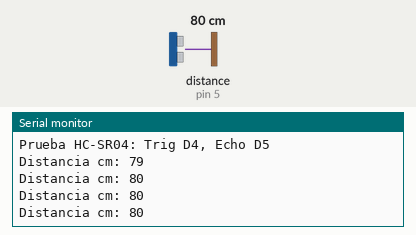
Recording of a sketch running on a simulated Arduino Uno, built with avr-gcc and run on an emulated ATmega328P. Shown: the last lines printed to the serial monitor. Wiring (inferred from the names in the program): ultrasonic range finder: trigger pin 4; echo pin 5. The test bench sets the inputs (shaded band); at power-on: distance to the obstacle (sensor on pin 5) 80 cm. The echo pulse lasts 58.3 µs per cm.

Above: at 1.2 s.
1.3 s: distance to the obstacle (sensor on pin 5) set to 2 cm
At 1.73 s:
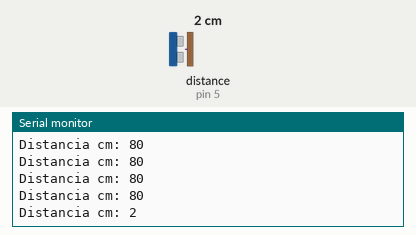
2.8 s: distance to the obstacle (sensor on pin 5) set to 4 cm
At 2.94 s:
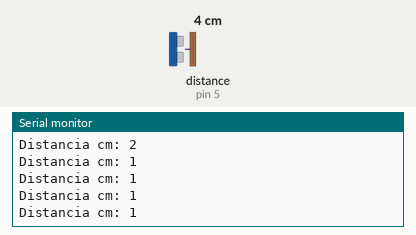
Timing chart, 0 to 5.8 s (numbered marks = the images above; inputs shaded):
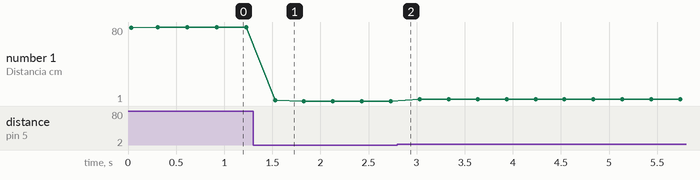

Measured:
- after the input at 1.3 s, the serial monitor: prints a new line after 0.23 s (image 1)
- plotted number 1: 80 → 1 after the input at 1.3 s, 1 → 3 after the input at 2.8 s

The sketch:

test_hcsr04.ino
```cpp
const byte PIN_TRIG_HCSR04 = 4;
const byte PIN_ECHO_HCSR04 = 5;

void setup() {
  Serial.begin(9600);
  pinMode(PIN_TRIG_HCSR04, OUTPUT);
  pinMode(PIN_ECHO_HCSR04, INPUT);
  digitalWrite(PIN_TRIG_HCSR04, LOW);
  Serial.println("Prueba HC-SR04: Trig D4, Echo D5");
}

void loop() {
  long distancia = leerUltrasonico();
  Serial.print("Distancia cm: ");
  Serial.println(distancia);
  delay(300);
}

long leerUltrasonico() {
  digitalWrite(PIN_TRIG_HCSR04, LOW);
  delayMicroseconds(2);
  digitalWrite(PIN_TRIG_HCSR04, HIGH);
  delayMicroseconds(10);
  digitalWrite(PIN_TRIG_HCSR04, LOW);
  unsigned long duracion = pulseIn(PIN_ECHO_HCSR04, HIGH, 25000UL);
  if (duracion == 0) return -1;
  return (long)(duracion * 0.0343 / 2.0);
}
```
